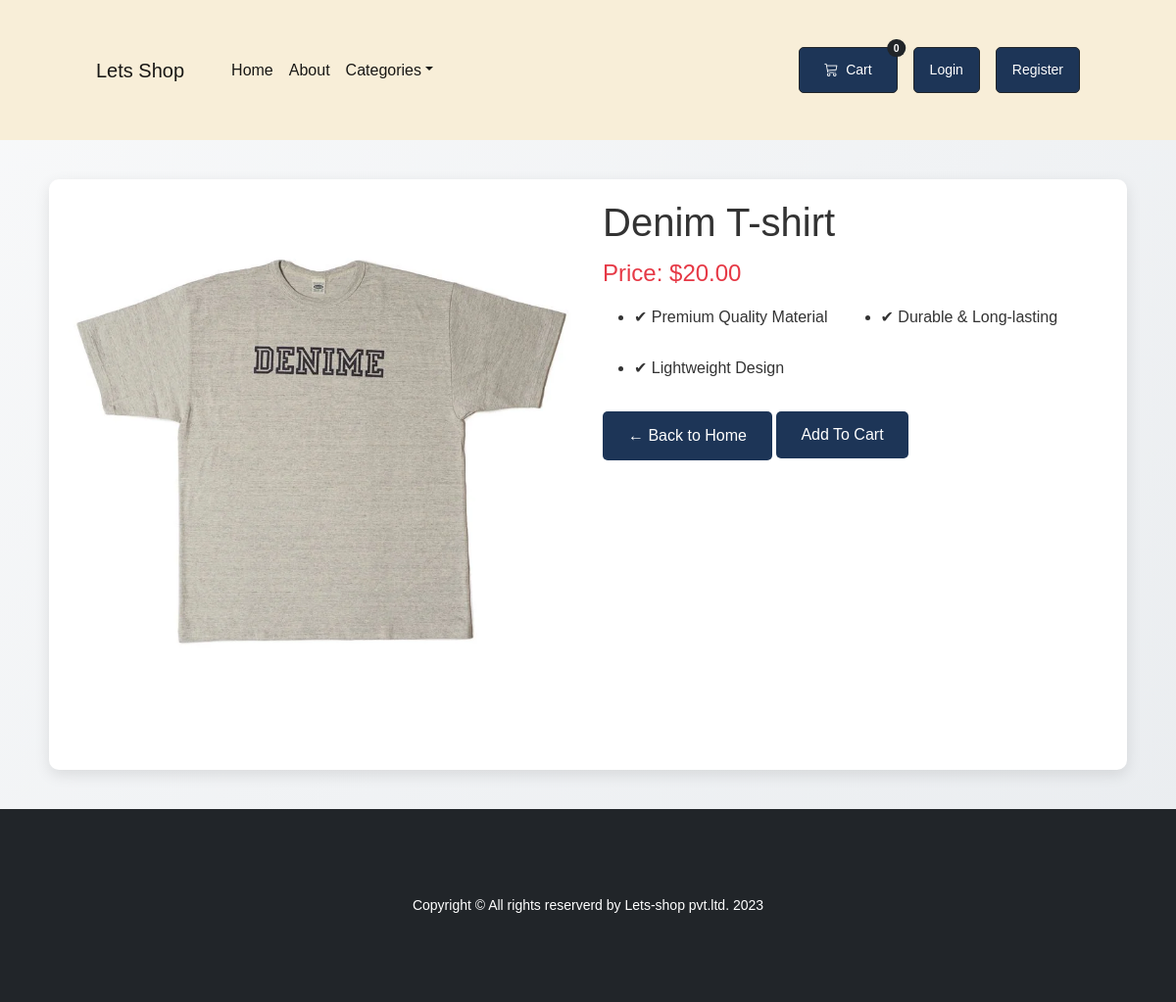
/product/1/, run on the app's committed database.
### home/models.py (models this page shows, shortened)
class Product(models.Model):
    name = models.CharField(max_length=50)
    price = models.DecimalField(default=0, max_digits=6, decimal_places=2)
    category =  models.ForeignKey(
    Category,
    on_delete=models.SET_NULL,
    null=True,
    blank=True
)
    description = models.CharField(max_length=250, default='', blank=True, null=True)
    image = models.ImageField(upload_to='uploads/products', height_field=None, width_field=None, max_length=None)
    is_sale = models.BooleanField(default=False)
    sale_price = models.DecimalField(default=0, max_digits=6, decimal_places=2)

### home/views.py (the view)
# urls.py: path('product/<int:pk>/', product, name='product'),
def product(request,pk):
    product=Product.objects.get(id=pk)
    categories = Category.objects.all()
    return render(request,'product.html',{"product": product,
        "categories": categories})

### cart/cart.py (called while the page is built)
    def __len__(self):
        return sum(item.get('quantity', 0) for item in self.cart.values())

### cart/context_processors.py (called while the page is built)
def cart_quantity(request):
    cart = Cart(request)
    return {'cart_quantity': len(cart)}

### home/Templates/product.html (shortened to what this page needs)
{% extends "base.html" %}
{% block content %}
    <div class="product-container">
        <div class="product-grid">
        <div class="product-image">
            <img class="card-img-top" src="{{ product.image.url }}" alt="..." />
        </div>
        <div class="product-info">
            <h1>{{ product.name }}</h1>
            <div class="price">Price: ${{ product.price }}</div>
            <ul class="features">
                <li>✔ Premium Quality Material</li>
                <li>✔ Durable & Long-lasting</li>
                <li>✔ Lightweight Design</li>
            </ul>
            <div class="flex gap-4 mt-4">
                <a href="{% url 'cart_detail' %}"
                class="btn no-underline flex-1 text-center ">
                    ← Back to Home
                </a>
                <button
                    type="button"
                    class="button w-auto add-to-cart"
                    data-product-id="{{ product.id }}">
                        Add To Cart
                </button>
            </div>
        </div>
    </div>
    <br><br>
{% endblock content %}

### home/static/css/about.css (style rules this page uses)
body { font-family: 'Segoe UI', Tahoma, Geneva, Verdana, sans-serif; background-color: #f8f9fa; margin: 0; padding: 0; color: #333; }
.features { display: grid; grid-template-columns: repeat(auto-fit, minmax(220px, 1fr)); gap: 20px; margin-top: 20px; }

### home/static/css/product.css (style rules this page uses)
body { font-family: Arial, sans-serif; margin: 0; padding: 0; background-color: #f4f4f4; }
.product-container { max-width: 1100px; margin: 40px auto; background: #ffffff; padding: 20px; border-radius: 10px; box-shadow: 0 5px 15px rgba(0, 0, 0, 0.1); }
.product-grid { display: grid; grid-template-columns: 1fr 1fr; gap: 30px; }
.product-image img { width: 100%; border-radius: 10px; }
.product-info { min-width: 0; }
.product-info h1 { margin-top: 0; }
.btn { display: inline-block; padding: 12px 25px; background: #1d3557; color: #fff; text-decoration: none; border-radius: 5px; }
.price { font-size: 24px; color: #e63946; margin: 10px 0; }
.features { margin: 15px 0; }
.features li { margin-bottom: 8px; }
.button { display: inline-block; padding: 12px 25px; background: #1d3557; color: #fff; text-decoration: none; border-radius: 5px; }

### accounts/static/css/login_register.css (style rules this page uses)
body { background: linear-gradient(135deg, #f8f9fa, #e9ecef); }
button { width: 100%; padding: 10px; border-radius: 8px; border: none; background-color: #000; color: #fff; font-weight: 500; cursor: pointer; transition: 0.3s ease; }
a { color: #000; font-weight: 500; text-decoration: none; }

### data on the page
Product: image (picture), name "Denim T-shirt", price "20.00"

### other printed values
{{ cart_quantity }} "0"
